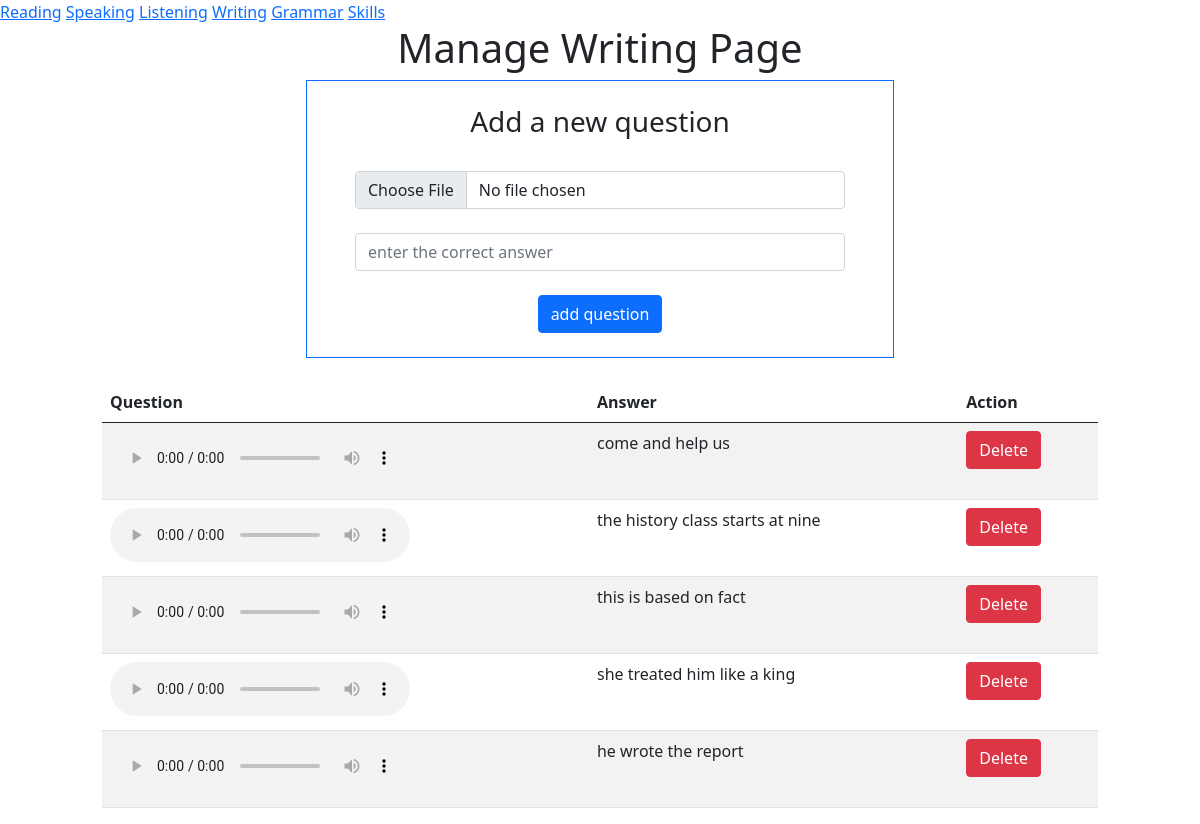
Page /Admin_Writing.php on the committed database.
### tables this page shows
CREATE TABLE `table_writing` (
  `id` int(11) NOT NULL,
  `que` varchar(2000) NOT NULL,
  `ans` varchar(500) NOT NULL,
  `userans` varchar(500) DEFAULT NULL
);

### Admin_Writing.php (the view, shortened to what this page needs)
<?php
@include 'configure.php';
?>
<!DOCTYPE html>
<html lang="en">
<head>
   <link href="https://cdn.jsdelivr.net/npm/bootstrap@5.0.2/dist/css/bootstrap.min.css" rel="stylesheet">
</head>
<body>
<a href="Admin_reading.php">Reading</a>
<a href="Admin_Speaking.php">Speaking</a>
<a href="Admin_Listening.php">Listening</a>
<a href="Admin_Writing.php">Writing</a>
<a href="Admin_Grammar.php">Grammar</a>
<a href="skills.php">Skills</a>
<div class="row d-flex justify-content-center">
   <div class="col-md-6">
        <div class="form-group">
            <h1 class="text-center">Manage Writing Page</h1>
            <div class="border border-primary">
                <div class="col px-md-5">
      <form action="<?php $_SERVER['PHP_SELF'] ?>" method="post" enctype="multipart/form-data"><br/>
         <h3 class="text-center">Add a new question</h3><br/>
         <input type="file" accept="image/mp3" name="Question" class="form-control"><br/>
         <input type="text" placeholder="enter the correct answer" name="ans" class="form-control"><br/>
         <div class="text-center">
            <input type="submit" class="btn btn-primary" name="add_audio" value="add question">
         </div>
         <br/>
      </form>
      </div>
</div>
   </div>
</div>
   <?php
   $select = mysqli_query($conn, "SELECT * FROM table_writing");
   ?>
   <div class="col-md-10">
   <br/>
      <table class="table table-striped table-hover">
         <thead>
         <tr>
            <th>Question</th>
            <th>Answer</th>
            <th>Action</th>
         </tr>
         </thead>
         <?php while($row = mysqli_fetch_assoc($select)){ ?>
         <tr>
            <td><audio controls><source src="uploaded_img/<?php echo $row['que']; ?>"></audio></td>
            <td><?php echo $row['ans']; ?></td>
            <td>
               <a href="Admin_Writing.php?delete=<?php echo $row['id']; ?>" class="btn btn-danger">Delete </a>
            </td>
         </tr>
      <?php } ?>
      </table>
   </div>
</div>
</body>
</html>

### rows in the picture
table_writing: ans "come and help us"
table_writing: ans "the history class starts at nine"
table_writing: ans "this is based on fact"
table_writing: ans "she treated him like a king"
table_writing: ans "he wrote the report"
